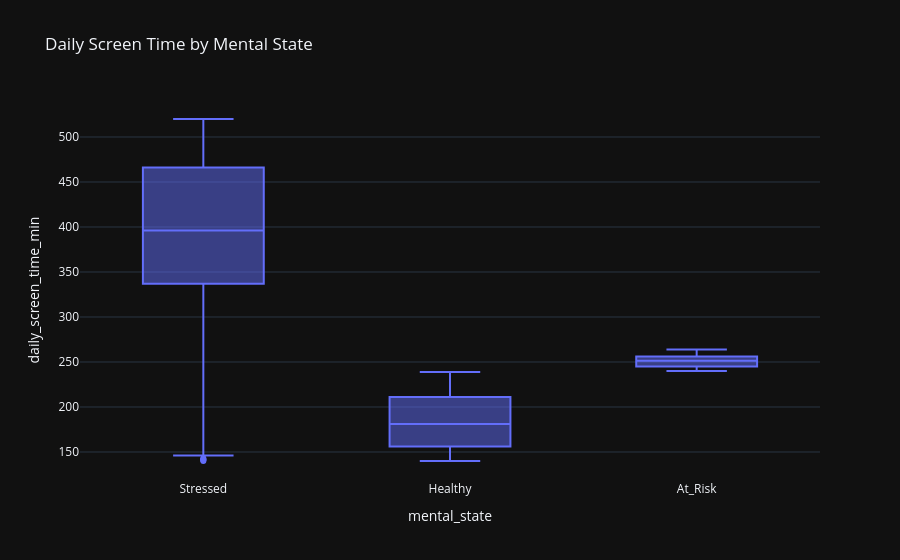

The notebook cell this image was saved under:
### Code cell
# EDA: Screen Time vs Mental State
fig = px.box(df, x='mental_state', y='daily_screen_time_min', title='Daily Screen Time by Mental State', template='plotly_dark')
fig.write_image('../viz/screen_time_vs_mental_state.png')
fig.show()

### Figure 1 — Plotly figure (JSON) as saved in the notebook; plotly's stock layout.template omitted (floating-point values rounded to 4 significant figures; data arrays with more than 128 entries replaced by an {"elided": "..."} marker saying what was removed)
{"data": [{"alignmentgroup": "True", "hovertemplate": "mental_state=%{x}<br>daily_screen_time_min=%{y}<extra></extra>", "legendgroup": "", "marker": {"color": "#636efa"}, "name": "", "notched": false, "offsetgroup": "", "orientation": "v", "showlegend": false, "type": "box", "x": {"elided": "5000 str values"}, "x0": " ", "xaxis": "x", "y": {"elided": "5000 int values"}, "y0": " ", "yaxis": "y"}], "layout": {"boxmode": "group", "legend": {"tracegroupgap": 0}, "title": {"text": "Daily Screen Time by Mental State"}, "xaxis": {"anchor": "y", "domain": [0, 1], "title": {"text": "mental_state"}}, "yaxis": {"anchor": "x", "domain": [0, 1], "title": {"text": "daily_screen_time_min"}}}}
